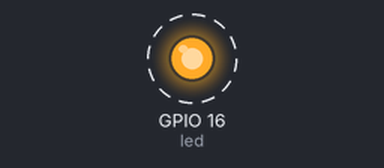
Simulated run of this program. Board: ESP8266 board running MicroPython. Shown: output pins drawn as LEDs (lit = HIGH). Dashed ring = blinking.

Above: at 0.5 s.
Timing chart, 0 to 4.6 s (numbered marks = the images above):
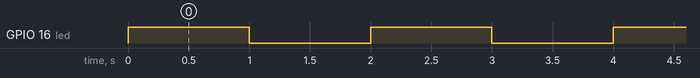

The program:

led_blink.py
```python
import machine
import time

# Initialize GPIO16 (D0) as an output pin
led = machine.Pin(16, machine.Pin.OUT)

while True:
    led.value(1)  # LED on
    time.sleep(1)  # delay for 1 second
    led.value(0)  # LED off
    time.sleep(1)  # delay for 1 second
```

Measured:
- by itself, GPIO 16 (led): alternates HIGH for 1.0 s and LOW for 1.0 s
